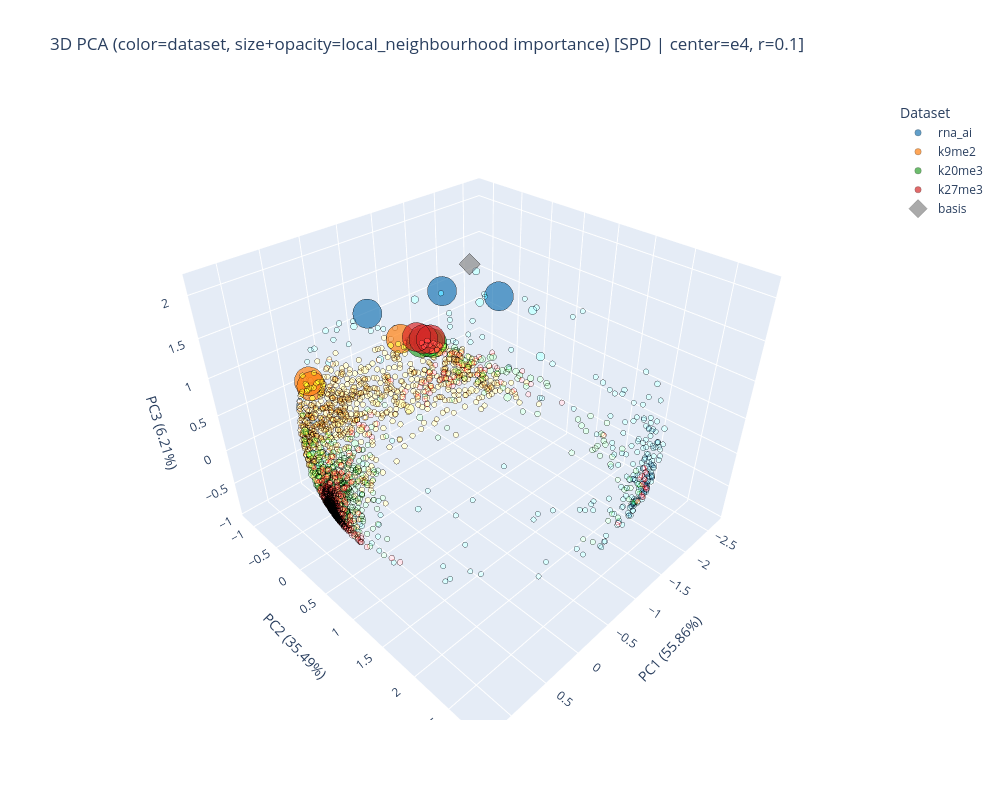

Notebook code cell kept with this figure:
### Code cell
def local_neighbourhood(graph, node, r=0.7):
    if not isinstance(graph, pd.DataFrame):
        raise TypeError("graph must be a pandas DataFrame")

    nodes = graph.index

    if isinstance(node, str):
        if node not in nodes:
            raise ValueError(f"node '{node}' not found in graph")
        node_idx = nodes.get_loc(node)
    else:
        node_idx = int(node)
        if node_idx < 0 or node_idx >= len(nodes):
            raise ValueError(f"node index {node_idx} is out of bounds for graph of size {len(nodes)}")

    A = graph.to_numpy(dtype=float)
    Q = r * A

    b = np.zeros(Q.shape[0])
    b[node_idx] = 1.0

    scores = np.linalg.solve(np.transpose(np.eye(Q.shape[0]) - Q), b)
    return pd.Series(scores, index=nodes, name="local_neighbourhood_importance").sort_values(ascending=False)


# Example: local neighbourhood importance visualization in the same style as PageRank
graph_for_local = "spd"  # choose from: exp, gaussian, spd
local_center_node = "e4"  # example node; choose any node present in the graph
r_local = 0.1

local_scores = local_neighbourhood(
    graph=shadow_graphs[graph_for_local],
    node=local_center_node,
    r=r_local,
)

local_scores = local_scores[~local_scores.index.str.endswith("neg", na=False)]

if "pca_model" not in globals() or "node_to_coords" not in globals():
    pca_model, node_to_coords = build_pca_projection_map(datasets, keys)

fig = plot_node_scores_on_pca(
    score_series=local_scores,
    node_to_coords=node_to_coords,
    pca_model=pca_model,
    keys=keys,
    title=(
        f"3D PCA (color=dataset, size+opacity=local_neighbourhood importance) "
        f"[{graph_for_local.upper()} | center={local_center_node}, r={r_local}]"
    ),
    highlight_source_near_one=True,
    source_tolerance=0.03,
    source_outline_color="black",
    source_legend_label="local source (score around 1)",
)

from pathlib import Path
local_center_label = "".join(ch if ch.isalnum() or ch in ('-', '_') else '_' for ch in str(local_center_node))
r_local_label = str(r_local).replace('.', 'p')
output_file_local = Path("Paper_results") / (
    f"pca_local_neighbourhood_{graph_for_local}_{local_center_label}_r{r_local_label}.html"
)
output_file_local.parent.mkdir(parents=True, exist_ok=True)
fig.write_html(output_file_local, include_plotlyjs="cdn")
print(f"Saved interactive plot to: {output_file_local.resolve()}")

local_scores.head(10)

### Figure 1 — Plotly figure (JSON) as saved in the notebook; plotly's stock layout.template omitted (floating-point values rounded to 4 significant figures; data arrays with more than 128 entries replaced by an {"elided": "..."} marker saying what was removed)
{"data": [{"hovertemplate": "%{text}<extra></extra>", "marker": {"color": {"elided": "384 str values"}, "line": {"color": "black", "width": 0.3}, "size": {"elided": "384 float values"}, "symbol": "circle"}, "mode": "markers", "name": "rna_ai", "text": {"elided": "384 str values"}, "type": "scatter3d", "x": {"elided": "384 float values"}, "y": {"elided": "384 float values"}, "z": {"elided": "384 float values"}}, {"hovertemplate": "%{text}<extra></extra>", "marker": {"color": {"elided": "1001 str values"}, "line": {"color": "black", "width": 0.3}, "size": {"elided": "1001 float values"}, "symbol": "circle"}, "mode": "markers", "name": "k9me2", "text": {"elided": "1001 str values"}, "type": "scatter3d", "x": {"elided": "1001 float values"}, "y": {"elided": "1001 float values"}, "z": {"elided": "1001 float values"}}, {"hovertemplate": "%{text}<extra></extra>", "marker": {"color": {"elided": "657 str values"}, "line": {"color": "black", "width": 0.3}, "size": {"elided": "657 float values"}, "symbol": "circle"}, "mode": "markers", "name": "k20me3", "text": {"elided": "657 str values"}, "type": "scatter3d", "x": {"elided": "657 float values"}, "y": {"elided": "657 float values"}, "z": {"elided": "657 float values"}}, {"hovertemplate": "%{text}<extra></extra>", "marker": {"color": {"elided": "650 str values"}, "line": {"color": "black", "width": 0.3}, "size": {"elided": "650 float values"}, "symbol": "circle"}, "mode": "markers", "name": "k27me3", "text": {"elided": "650 str values"}, "type": "scatter3d", "x": {"elided": "650 float values"}, "y": {"elided": "650 float values"}, "z": {"elided": "650 float values"}}, {"hovertemplate": "%{text}<extra></extra>", "marker": {"color": ["rgba(127,127,127,0.950)"], "line": {"color": "black", "width": 0.3}, "size": [14.0], "symbol": "diamond"}, "mode": "markers", "name": "basis", "text": ["e4<br>Dataset: basis<br>Score: 1.00015<br>Radius(px): 7.000<br>Opacity: 0.950"], "type": "scatter3d", "x": [-0.9675], "y": [0.4256], "z": [2.137]}], "layout": {"height": 800, "legend": {"title": {"text": "Dataset"}}, "scene": {"xaxis": {"title": {"text": "PC1 (55.86%)"}}, "yaxis": {"title": {"text": "PC2 (35.49%)"}}, "zaxis": {"title": {"text": "PC3 (6.21%)"}}}, "title": {"text": "3D PCA (color=dataset, size+opacity=local_neighbourhood importance) [SPD | center=e4, r=0.1]"}, "width": 1000}}
